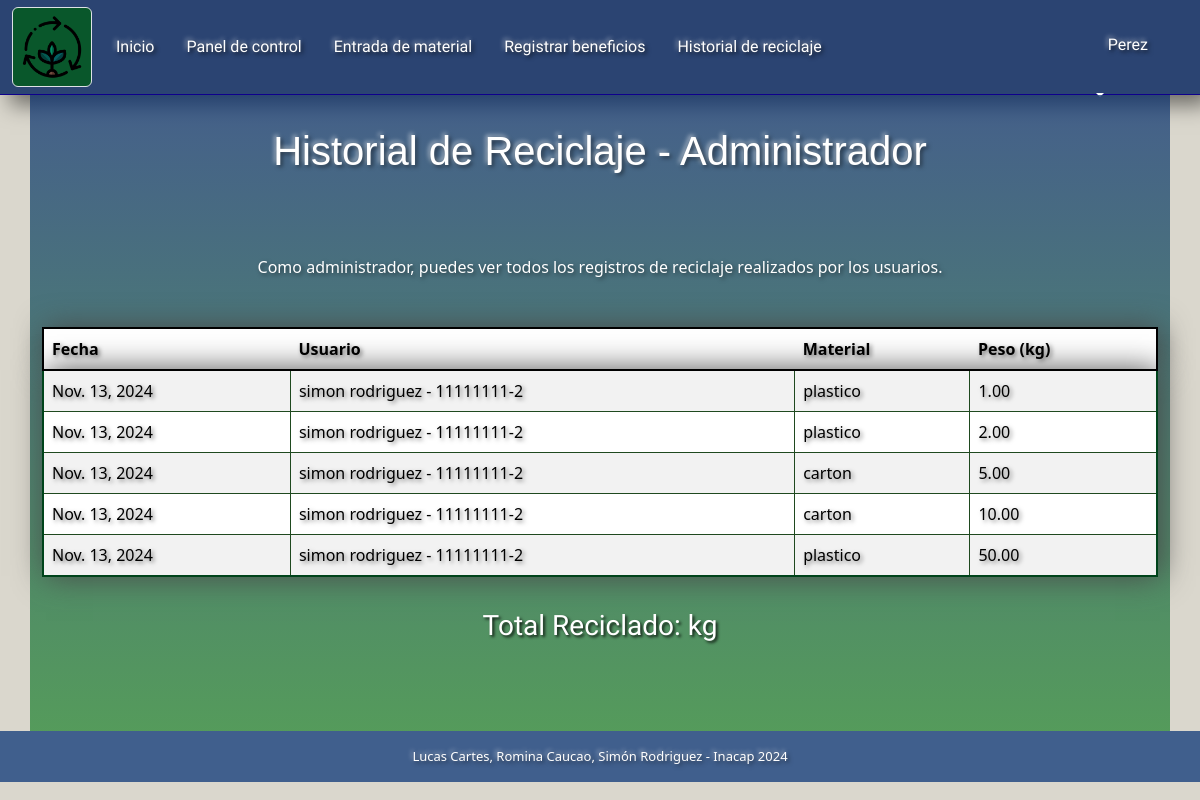
The app's page /aplicacion/historial_admin/ (signed in) with its own data.
### aplicacion/models.py (models this page shows, shortened)
class Registro(models.Model):
    id = models.AutoField(primary_key=True)
    usuario = models.ForeignKey(Usuario, to_field='rut', on_delete=models.CASCADE)
    fecha = models.DateField(auto_now_add=True)
    material = models.ForeignKey(Material, on_delete=models.CASCADE)
    peso = models.DecimalField(max_digits=10, decimal_places=2)

class Usuario(models.Model):
    id = models.AutoField(primary_key=True)
    rut = models.CharField(max_length=12, unique=True)
    nombre = models.CharField(max_length=20)
    apellido = models.CharField(max_length=30)
    contraseña = models.CharField(max_length=128)
    telefono = models.CharField(max_length=15, blank=True, null=True)
    direccion = models.CharField(max_length=100, blank=True, null=True)
    correo = models.EmailField(unique=True)
    rol = models.CharField(max_length=20, choices=[
        ('admin', 'Administrador'),
        ('usuario', 'Usuario')
    ])
    puntos = models.PositiveIntegerField(default=0)
    def __str__(self):
        return f"{self.nombre} {self.apellido} - {self.rut}"

class Material(models.Model):
    id = models.AutoField(primary_key=True)
    nombre = models.CharField(max_length=20)
    valor = models.PositiveSmallIntegerField()
    def __str__(self):
        return self.nombre

### aplicacion/views.py (the view)
# urls.py: path('historial_admin/', views.historial_admin, name='historial_admin'),
def historial_admin(request):
    if request.session.get("user_role") != "admin":
        return redirect('base')
    registros = Registro.objects.all()
    return render(request, 'aplicacion/historial_admin.html', {'registros': registros})

### aplicacion/templates/aplicacion/historial_admin.html (shortened to what this page needs)
{% extends 'aplicacion/panel_control.html' %}
{% load static %}
    {% block archivos_css %}
    <link href="https://cdn.jsdelivr.net/npm/bootstrap@5.3.3/dist/css/bootstrap.min.css" rel="stylesheet">
    <link rel="stylesheet" href="{% static 'paneles_admin.css' %}?=v1.4">
    {% endblock %}
{% block content %}
  <div class="container cuerpo-login">
    <h1>Historial de Reciclaje - Administrador</h1>
    <p class="txt-hist">Como administrador, puedes ver todos los registros de reciclaje realizados por los usuarios.</p>
    <table class="table table-striped">
      <thead>
        <tr>
          <th>Fecha</th>
          <th>Usuario</th>
          <th>Material</th>
          <th>Peso (kg)</th>
        </tr>
      </thead>
      <tbody>
        {% for registro in registros %}
          <tr>
            <td>{{ registro.fecha }}</td>
            <td>{{ registro.usuario }}</td>
            <td>{{ registro.material }}</td>
            <td>{{ registro.peso }}</td>
          </tr>
        {% empty %}
          <tr>
            <td colspan="4">No hay registros de reciclaje aún.</td>
          </tr>
        {% endfor %}
      </tbody>
    </table>
    <h3 class="total-reciclado">Total Reciclado: {{ total_reciclado }} kg</h3>
  </div>
{% endblock %}

### aplicacion/templates/aplicacion/panel_control.html (shortened to what this page needs)
<!DOCTYPE html>
<html lang="en">
  <head>
    <link href="https://cdn.jsdelivr.net/npm/bootstrap@5.3.3/dist/css/bootstrap.min.css" rel="stylesheet">
    {% load static %}
      <link rel="stylesheet" href="{% static 'paneles_admin.css' %}?=v1.2">
    {% block archivos_css %}
    {% endblock %}
  </head>
  <body class="body">
    <nav class="navbar navbar-expand-lg navbar-dark navbar-custom">
      <div class="container-fluid">
        <a href="{% url 'base' %}"><img src="{% static 'imagenes/logo2.png' %}" class="img-thumbnail custom-img" alt="..."></a>
        <div class="collapse navbar-collapse" id="navbarNavDropdown">
          <ul class="navbar-nav">
            <li class="nav-item">
              <a class="nav-link" aria-current="page" href="{% url 'base' %}">Inicio</a>
            </li>
            <li class="nav-item">
              <a class="nav-link" href="{% url 'panel_control' %}">Panel de control</a>
            </li>
            <li class="nav-item">
              <a class="nav-link" href="{% url 'registro_material' %}">Entrada de material</a>
            </li>
            <li class="nav-item">
              <a class="nav-link" href="{% url 'registro_beneficio' %}">Registrar beneficios</a>
            </li>
            <li class="nav-item">
              <a class="nav-link" href="{% url 'historial_admin' %}">Historial de reciclaje</a>
            </li>
          </ul>
          <ul class="navbar-nav ms-auto">
            <li class="nav-item dropdown">
              <a class="nav-link dropdown-toggle" href="#" id="navbarDropdownMenuLink" role="button" data-bs-toggle="dropdown" aria-expanded="false">
                {% if request.session.user %}
                <p>{{ request.session.user }}</p>
                {% else %}
                  <a class="nav-link dropdown-item" id="iniciar-sesion" href="{% url 'login' %}">Iniciar Sesión</a>
                  {% endif %}
              </a>
            </li>
          </ul>
        </div>
      </div>
    </nav>
  {% block content %}{% endblock %}
    <footer>Lucas Cartes, Romina Caucao, Simón Rodriguez - Inacap 2024</footer>
  </body>
</html>

### aplicacion/static/paneles_admin.css (style rules this page uses)
body { background-color: #dad7cd; margin: 0; padding: 0; height: 100%; display: flex; flex-direction: column; }
.navbar-custom { background-color: rgba(0, 32, 92, 0.8); height: 95px; box-shadow: 10px 10px 20px rgba(0,0,0,0.5); border-bottom: #0e008d 1px solid; transition: .3s ease all; }
.nav-link { font-family: 'Plus Jakarta Sans', 'Verdana'; color: white; margin-left: 1rem; text-shadow: 2px 2px 4px rgba(0, 0, 0, 0.7), -2px -2px 4px rgba(255, 255, 255, 0.5); transition: .3s ease all; }
#navbarDropdownMenuLink { margin-right: 1rem; line-height: 0; }
.custom-img { width: 5rem; height: 5rem; background-color: rgba(0, 92, 25, 0.8); transition: .3s ease all; }
footer { background-color: rgba(27, 65, 126, 0.8); color: white; text-align: center; text-shadow: 2px 2px 4px rgba(0, 0, 0, 0.5), -2px -2px 4px rgba(255, 255, 255, 0.5); padding: 1rem; position: static; top: 100; bottom: 0; left: 0; right: 50%; width: 100%; z-index: 2; font-size: small; }
h1, h2 { text-align: center; }
p { margin: 3rem 1rem; }
.cuerpo-login { position: relative; flex: 1; width: 100%; min-height: 630px; background: linear-gradient(to bottom, rgba(5, 45, 110, 0.7), rgba(28, 129, 43, 0.7)); background-size: cover; display: flex; flex-direction: column; justify-content: center; align-items: center; padding-bottom: 5rem; }
h1 { text-align: center; font-size: 40px; font-family: Impact, Haettenschweiler, 'Arial Narrow Bold', sans-serif; color: rgb(255, 255, 255); text-shadow: 2px 2px 4px rgba(0, 0, 0, 0.5), -2px -2px 4px rgba(255, 255, 255, 0.5); margin: 2rem 1rem; }
.txt-hist { color: white; text-shadow: 2px 2px 4px rgba(0, 0, 0, 0.5); }
tbody { border: 2px solid rgb(0, 68, 27); }
td { border: 1px solid rgb(31, 73, 31); }
thead { border: 2px solid black; }
tbody, td, thead { text-shadow: 2px 2px 4px rgba(0, 0, 0, 0.5); background-color: #dad7cd; font-family: 'Segoe UI', Verdana, Geneva, Tahoma, sans-serif; box-shadow: 3px 0px 30px rgb(72, 72, 72); }
.total-reciclado { font-family: 'Montserrat Alternates', Verdana, Geneva, Tahoma, sans-serif; margin-top: 1rem; color: white; text-shadow: 2px 2px 3px rgba(0, 0, 0, 0.8); }

### records on screen
Registro: fecha "Nov. 13, 2024", usuario "simon rodriguez - 11111111-2", material "plastico", peso "1.00"
Registro: fecha "Nov. 13, 2024", usuario "simon rodriguez - 11111111-2", material "plastico", peso "2.00"
Registro: fecha "Nov. 13, 2024", usuario "simon rodriguez - 11111111-2", material "carton", peso "5.00"
Registro: fecha "Nov. 13, 2024", usuario "simon rodriguez - 11111111-2", material "carton", peso "10.00"
Registro: fecha "Nov. 13, 2024", usuario "simon rodriguez - 11111111-2", material "plastico", peso "50.00"

### other values on screen
{{ request.session.user }} "Perez"
